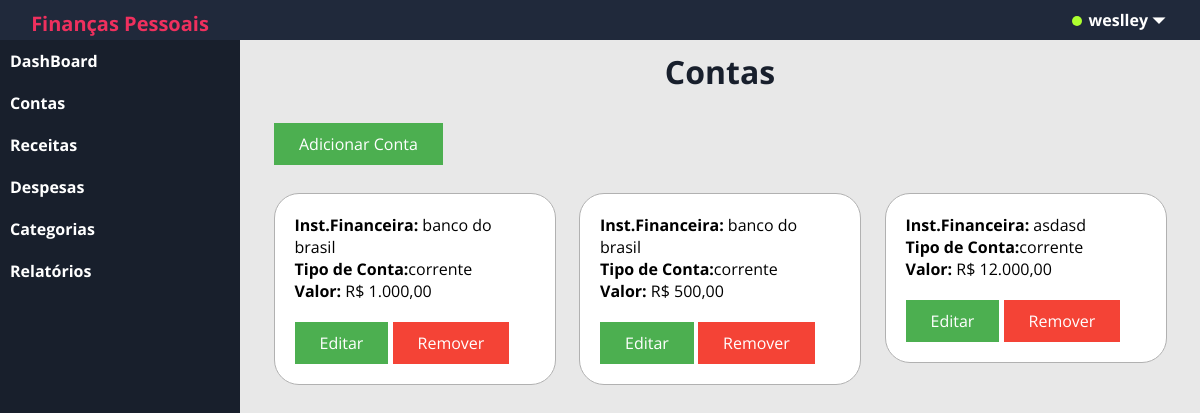
The page /?c=contas (signed in) on the database its author committed.
### tables this page shows
CREATE TABLE `conta` (
  `id` int(11) NOT NULL,
  `valor` double(10,2) NOT NULL,
  `instFinanca` varchar(60) NOT NULL,
  `descricao` varchar(60) NOT NULL,
  `tipo_conta` varchar(8) NOT NULL,
  `id_usuario` int(11) NOT NULL
);

### app/controller/Contas.php (called while the page is built, shortened)
<?php
class Contas extends Controller
    {
        public function index()
        {
            try {
                $respContas = new Repository('app\model\class\Conta');
                $criteria = new Criteria;
                $criteria->add('id_usuario','=',Usuario::get('id'));
                $resultContas = $respContas->load($criteria);
                array_map(function($obj){
                    return $obj->valor = FiltraMoeda::currency($obj->valor);
                }, $resultContas);
            } catch (\Exception $e) {
                Transaction::rollback();
                echo $e->getMessage();
            }
            $this->view([
                'template/header',
                'conta/listagem',
                'template/footer'
            ],[
                'usuario_logado' => Usuario::get('nome'),
                'contasListagem' =>  $resultContas,
                'msg'            => FlashMessage::get()
            ]);
        }
    }

### app/model/Repository.php (called while the page is built, shortened)
<?php
    final class Repository
    {
        private $activeRecord;
        public function __construct($class)
        {
            $this->activeRecord = $class;
        }
        public function load(Criteria|null $criteria = null)
        {
            $sql = "SELECT * FROM ".constant($this->activeRecord.'::TABLENAME');
            if($criteria)
            {
                $expressao = $criteria->dump();
                if($expressao)
                {
                    $sql .= " WHERE ".$expressao;
                }
            }
            if($conn = Transaction::get())
            {
                $result = $conn->query($sql);
                $results = array();
                if($result)
                {
                    while($row = $result->fetchObject($this->activeRecord))
                    {
                        $results[] = $row;
                    }
                    return $results;
                }
            }
            else
            {
                throw new \Exception('Não há transação ativa!');
            }
        }
    }

### app/model/Criteria.php (called while the page is built, shortened)
<?php
    class Criteria
    {
        private $filters;
        function __construct()
        {
            $this->filters = array();
        }
        public function add($variable,$compare_operator,$value,$logic_operator = 'and',$transform = true)
        {
            if(empty($this->filters))
            {
                $logic_operator = null;
            }
            if($transform)
            {
                $this->filters[] = [$variable,$compare_operator,$this->transform($value),$logic_operator];
            }
            else{
                $this->filters[] = [$variable,$compare_operator,$value,$logic_operator];
            }
        }
        public function transform($value)
        {
            if(is_array($value))
            {
                foreach($value as $x)
                {
                    if(is_integer($x)){
                        $foo[] = $x;
                    }
                    else if(is_string($x))
                    {
                        $foo[] = "'$x'";
                    }
                }
                $result = '('.implode(',',$foo).')';
            }
            else if(is_string($value))
            {
                $result = "'$value'";
            }
            return $result;
        }
        public function dump()
        {
            if(is_array($this->filters) and count($this->filters) > 0)
            {
                $result = '';
                foreach($this->filters as $filter)
                {
                    $result .= $filter[3].' '.$filter[0].' '.$filter[1].' '.$filter[2].' ';
                }
                $result = trim($result);
                return "({$result})";
            }
        }
    }

### app/model/Record.php (called while the page is built, shortened)
<?php
    abstract class Record
    {
        protected array $data;
        public function __set($prop,$value)
        {
           if(method_exists($this,'set_'.$prop))
           {
            call_user_func(array($this,'set_'.$prop),$value);
           }
           else
           {
               if($value == null)
               {
                   unset($this->data[$prop]);
               }
               else{
                   $this->data[$prop] = $value;
               }
           }
        }
        public function __get($prop)
        {
           if(method_exists($this,'get_'.$prop))
           {
            return call_user_func(array($this,'get_'.$prop));
           }
           else
           {
               if(isset($this->data[$prop]))
               {
                   return $this->data[$prop];
               }
           }
        }
    }

### app/view/conta/listagem.php (the view, shortened to what this page needs)
<div id="form-listagem-conta" >
    <h1 id="titulo-conta_listagem">Contas</h1>
    <div>
        <a href="./?c=contas&m=inserir" id="btn-adicionar-conta">Adicionar Conta</a><br>
    </div>
    <?php
        if(isset($contasListagem) && !empty($contasListagem)):
            foreach($contasListagem as $conta_item):
    ?>
    <div class="conta_info">
        <b>Inst.Financeira:</b> <?= $conta_item->instFinanca ?><br>
        <b>Tipo de Conta:</b><?=  $conta_item->tipo_conta ?><br>
        <b>Valor:</b> R$ <?= $conta_item->valor ?><br>
        <div style="margin-top: 20px;">
            <a href="./?c=contas&m=editar&id=<?=$conta_item->id?>" class='btn_editar_conta'>Editar</a>
            <a href="./?c=contas&m=excluir&id=<?=$conta_item->id?>" class='btn_excluir_conta' onclick="return confirm('Tem certeza que deseja Remover?');">Remover</a>
        </div>
    </div>
    <?php
            endforeach;
        else:
    ?>
    <p style="text-align: center; color:tomato;margin-top:5vh;">
        <b>Nenhuma Conta Cadastrada!</b>
    </p>
    <?php endif; ?>
</div>

### app/controller/Controller.php (shortened to what this page needs)
<?php
    abstract class Controller
    {
        protected function view(array $templates,array $dados = array())
        {
            foreach($templates as $template)
            {
                require_once __DIR__."/../view/{$template}.php";
            }
        }
    }

### assets/css/style.css (style rules this page uses)
* { padding: 0px; margin: 0px; font-family: 'Open Sans', sans-serif; box-sizing: border-box; }
.conta_info { border: 1px solid rgb(177, 177, 177); width: 30% ; padding: 20px; margin: 3% 0 0 2.5%; float: left; border-radius: 25px; background-color: white; }
.btn_editar_conta:link, .btn_editar_conta:visited { background-color: #4CAF50; color: white; padding: 10px 25px; text-align: center; text-decoration: none; display: inline-block; }
.btn_excluir_conta:link, .btn_excluir_conta:visited { background-color: #f44336; color: white; padding: 10px 25px; text-align: center; text-decoration: none; display: inline-block; }
#titulo-conta_listagem { text-align: center; font-weight: bold; color: #181F2C; margin-bottom: 30px; }
#form-listagem-conta { overflow: auto; }
#btn-adicionar-conta { display: inline-block; margin-left: 3vh; }
#btn-adicionar-conta:link, #btn-adicionar-conta:visited { background-color: #4CAF50; color: white; padding: 10px 25px; text-align: center; text-decoration: none; display: inline-block; }

### rows shown on the page
conta: instFinanca "banco do brasil", tipo_conta "corrente", valor "1.000,00"
conta: instFinanca "banco do brasil", tipo_conta "corrente", valor "500,00"
conta: instFinanca "asdasd", tipo_conta "corrente", valor "12.000,00"
